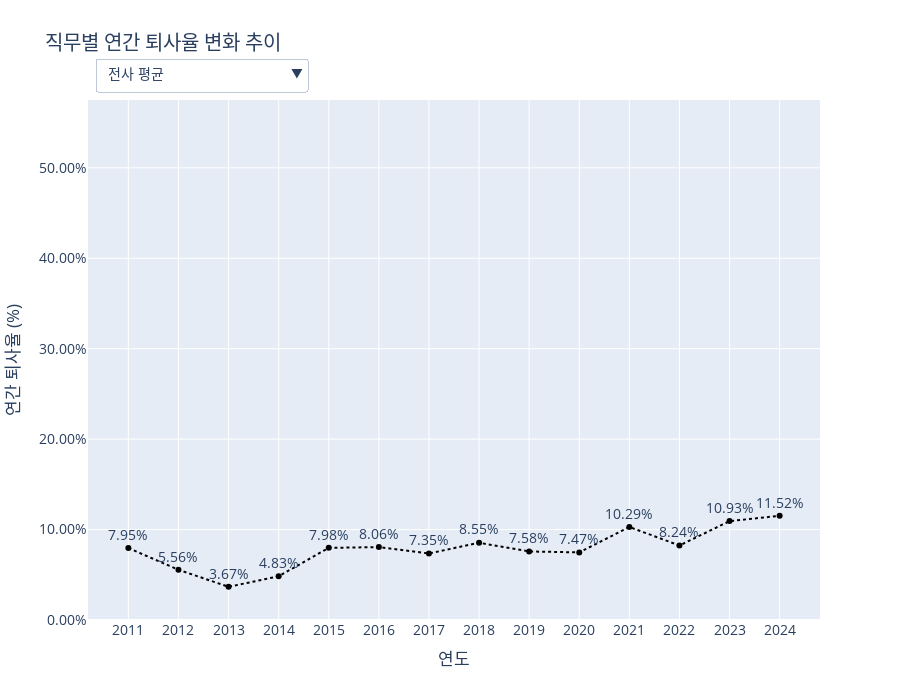

The notebook cell saved with this chart:
### Code cell
import pandas as pd
import numpy as np
import plotly.graph_objects as go
import plotly.io as pio
import plotly.express as px
import datetime

# --- 1. 데이터 임포트 ---
from services.tables.HR_Core.basic_info_table import emp_df
from services.tables.HR_Core.department_info_table import department_info_df
from services.tables.HR_Core.job_info_table import job_info_df
from services.tables.HR_Core.job_table import job_df, job_df_indexed, parent_map_job, job_l1_order, job_l2_order
from services.helpers.utils import get_level1_ancestor, get_level2_ancestor

def create_figure():
    """
    제안 5-2: 직무별 연간 퇴사율 변화 추이 그래프를 생성합니다.
    """
    # --- 2. 데이터 준비 및 가공 ---
    leaver_years = emp_df.dropna(subset=['OUT_DATE'])['OUT_DATE'].dt.year.unique()
    analysis_years = sorted([y for y in leaver_years if y < datetime.datetime.now().year])
    
    turnover_records = []
    overall_turnover_records = []

    job_info_sorted = job_info_df.sort_values('JOB_APP_START_DATE')
    job_name_map = job_df.set_index('JOB_ID')['JOB_NAME'].to_dict()
    
    for year in analysis_years:
        year_start, year_end = pd.to_datetime(f'{year}-01-01'), pd.to_datetime(f'{year}-12-31')
        
        leavers_in_year = emp_df[(emp_df['OUT_DATE'] >= year_start) & (emp_df['OUT_DATE'] <= year_end)]
        active_in_year = emp_df[(emp_df['IN_DATE'] <= year_end) & (emp_df['OUT_DATE'].isnull() | (emp_df['OUT_DATE'] >= year_start))]
        
        if not active_in_year.empty:
            overall_rate = (len(leavers_in_year) / len(active_in_year)) * 100 if len(active_in_year) > 0 else 0
            overall_turnover_records.append({'YEAR': year, 'TURNOVER_RATE': overall_rate})
            
        if leavers_in_year.empty: continue
            
        leavers_job = pd.merge_asof(leavers_in_year[['EMP_ID', 'OUT_DATE']].sort_values('OUT_DATE'), job_info_sorted, left_on='OUT_DATE', right_on='JOB_APP_START_DATE', by='EMP_ID', direction='backward')
        active_job = pd.merge_asof(active_in_year[['EMP_ID', 'IN_DATE']].sort_values('IN_DATE'), job_info_sorted, left_on='IN_DATE', right_on='JOB_APP_START_DATE', by='EMP_ID', direction='backward')

        for df in [leavers_job, active_job]:
            if not df.empty and 'JOB_ID' in df.columns:
                df['JOB_L1_NAME'] = df['JOB_ID'].apply(lambda x: job_name_map.get(get_level1_ancestor(x, job_df_indexed, parent_map_job)))
                df['JOB_L2_NAME'] = df['JOB_ID'].apply(lambda x: job_name_map.get(get_level2_ancestor(x, job_df_indexed, parent_map_job)))
        
        leavers_job = leavers_job.dropna(subset=['JOB_L1_NAME', 'JOB_L2_NAME'])
        active_job = active_job.dropna(subset=['JOB_L1_NAME', 'JOB_L2_NAME'])

        leavers_by_l1 = leavers_job.groupby('JOB_L1_NAME', observed=False).size()
        headcount_by_l1 = active_job.groupby('JOB_L1_NAME', observed=False).size()
        turnover_l1 = (leavers_by_l1 / headcount_by_l1 * 100).fillna(0)
        for group_name, rate in turnover_l1.items():
            turnover_records.append({'YEAR': year, 'GROUP_TYPE': 'JOB_L1_NAME', 'GROUP_NAME': group_name, 'TURNOVER_RATE': rate})
            
        leavers_by_l2 = leavers_job.groupby(['JOB_L1_NAME', 'JOB_L2_NAME'], observed=False).size()
        headcount_by_l2 = active_job.groupby(['JOB_L1_NAME', 'JOB_L2_NAME'], observed=False).size()
        turnover_l2 = (leavers_by_l2 / headcount_by_l2 * 100).fillna(0)
        for (l1_name, l2_name), rate in turnover_l2.items():
            turnover_records.append({'YEAR': year, 'GROUP_TYPE': 'JOB_L2_NAME', 'JOB_L1_NAME': l1_name, 'GROUP_NAME': l2_name, 'TURNOVER_RATE': rate})

    analysis_df = pd.DataFrame(turnover_records)
    overall_turnover_df = pd.DataFrame(overall_turnover_records)

    if analysis_df.empty and overall_turnover_df.empty:
        return go.Figure().update_layout(title_text="분석할 퇴사율 데이터가 없습니다.")

    all_rates = pd.concat([analysis_df['TURNOVER_RATE'], overall_turnover_df['TURNOVER_RATE']])
    y_max = all_rates.max()
    fixed_y_range = [0, y_max * 1.15]

    # --- 3. Plotly 인터랙티브 그래프 생성 ---
    fig = go.Figure()
    colors = px.colors.qualitative.Plotly
    
    fig.add_trace(go.Scatter(x=overall_turnover_df['YEAR'], y=overall_turnover_df['TURNOVER_RATE'], mode='lines+markers+text', name='전사 평균', line=dict(color='black', dash='dot'), text=overall_turnover_df['TURNOVER_RATE'].round(2).astype(str) + '%', textposition='top center', visible=True))
    
    job_l1_df = analysis_df[analysis_df['GROUP_TYPE'] == 'JOB_L1_NAME']
    for i, job_l1_name in enumerate(job_l1_order):
        df_filtered = job_l1_df[job_l1_df['GROUP_NAME'] == job_l1_name].sort_values('YEAR')
        if not df_filtered.empty:
            fig.add_trace(go.Scatter(x=df_filtered['YEAR'], y=df_filtered['TURNOVER_RATE'], mode='lines+markers+text', name=job_l1_name, line=dict(color=colors[i]), text=df_filtered['TURNOVER_RATE'].round(2).astype(str) + '%', textposition='top center', visible=False))
            
    job_l2_df = analysis_df[analysis_df['GROUP_TYPE'] == 'JOB_L2_NAME']
    job_l2_traces_map = {}
    trace_idx_counter = 1 + len(job_l1_order)
    for job_l1_name in job_l1_order:
        jobs_in_l1 = job_l2_df[job_l2_df['JOB_L1_NAME'] == job_l1_name]['GROUP_NAME'].unique()
        job_l2_traces_map[job_l1_name] = []
        sorted_jobs_in_l1 = [j for j in job_l2_order if j in jobs_in_l1]
        for j, job_l2_name in enumerate(sorted_jobs_in_l1):
            df_filtered = job_l2_df[job_l2_df['GROUP_NAME'] == job_l2_name].sort_values('YEAR')
            if not df_filtered.empty:
                fig.add_trace(go.Scatter(x=df_filtered['YEAR'], y=df_filtered['TURNOVER_RATE'], mode='lines+markers+text', name=job_l2_name, visible=False, line=dict(color=colors[j % len(colors)]), text=df_filtered['TURNOVER_RATE'].round(2).astype(str) + '%', textposition='top center'))
                job_l2_traces_map[job_l1_name].append(trace_idx_counter)
                trace_idx_counter += 1

    # --- 4. 드롭다운 메뉴 생성 ---
    buttons = []
    num_l1_traces = len(job_l1_order)
    buttons.append(dict(label='전사 평균', method='update', args=[{'visible': [True] + [False]*(len(fig.data)-1)}]))
    buttons.append(dict(label='전체', method='update', args=[{'visible': [False] + [True]*num_l1_traces + [False]*(len(fig.data)-1-num_l1_traces)}]))
    for job_l1_name in job_l1_order:
        visibility_mask = [False] * len(fig.data)
        for trace_idx in job_l2_traces_map.get(job_l1_name, []):
            visibility_mask[trace_idx] = True
        buttons.append(dict(label=f'{job_l1_name}', method='update', args=[{'visible': visibility_mask}]))

    # --- 5. 레이아웃 업데이트 ---
    fig.update_layout(
        updatemenus=[dict(active=0, buttons=buttons, direction="down", pad={"r": 10, "t": 10}, showactive=True, x=0.01, xanchor="left", y=1.1, yanchor="top")],
        title_text='직무별 연간 퇴사율 변화 추이',
        xaxis_title='연도', yaxis_title='연간 퇴사율 (%)',
        font_size=14, height=700,
        legend_title_text='직무',
        annotations=[dict(text="직무 선택:", showarrow=False, x=0, y=1.08, yref="paper", align="left")],
        xaxis=dict(type='category'),
        yaxis=dict(ticksuffix="%", tickformat='.2f', range=fixed_y_range)
    )
    
    return fig

# 이 파일을 직접 실행할 경우 그래프를 생성하여 보여줍니다.
pio.renderers.default = 'vscode'
fig = create_figure()
fig.show()

### Figure 1 — Plotly figure (JSON) as saved in the notebook; plotly's stock layout.template omitted (floating-point values rounded to 4 significant figures)
{"data": [{"line": {"color": "black", "dash": "dot"}, "mode": "lines+markers+text", "name": "전사 평균", "text": ["7.95%", "5.56%", "3.67%", "4.83%", "7.98%", "8.06%", "7.35%", "8.55%", "7.58%", "7.47%", "10.29%", "8.24%", "10.93%", "11.52%"], "textposition": "top center", "type": "scatter", "visible": true, "x": [2011, 2012, 2013, 2014, 2015, 2016, 2017, 2018, 2019, 2020, 2021, 2022, 2023, 2024], "y": [7.955, 5.556, 3.67, 4.833, 7.975, 8.065, 7.353, 8.545, 7.579, 7.475, 10.29, 8.24, 10.93, 11.52]}, {"line": {"color": "#636EFA"}, "mode": "lines+markers+text", "name": "IT", "text": ["15.38%", "2.86%", "2.22%", "3.45%", "10.13%", "9.64%", "5.56%", "12.5%", "8.82%", "7.69%", "4.46%", "5.98%", "12.71%", "10.57%"], "textposition": "top center", "type": "scatter", "visible": false, "x": [2011, 2012, 2013, 2014, 2015, 2016, 2017, 2018, 2019, 2020, 2021, 2022, 2023, 2024], "y": [15.38, 2.857, 2.222, 3.448, 10.13, 9.639, 5.556, 12.5, 8.824, 7.692, 4.464, 5.983, 12.71, 10.57]}, {"line": {"color": "#EF553B"}, "mode": "lines+markers+text", "name": "Management Support", "text": ["0.0%", "25.0%", "7.14%", "0.0%", "8.0%", "3.7%", "6.25%", "10.81%", "4.88%", "7.5%", "18.18%", "19.57%", "4.65%", "11.11%"], "textposition": "top center", "type": "scatter", "visible": false, "x": [2011, 2012, 2013, 2014, 2015, 2016, 2017, 2018, 2019, 2020, 2021, 2022, 2023, 2024], "y": [0.0, 25.0, 7.143, 0.0, 8.0, 3.704, 6.25, 10.81, 4.878, 7.5, 18.18, 19.57, 4.651, 11.11]}, {"line": {"color": "#00CC96"}, "mode": "lines+markers+text", "name": "Planning", "text": ["9.09%", "2.7%", "1.75%", "4.35%", "3.7%", "6.93%", "7.48%", "8.04%", "7.96%", "8.4%", "7.09%", "6.56%", "10.64%", "12.59%"], "textposition": "top center", "type": "scatter", "visible": false, "x": [2011, 2012, 2013, 2014, 2015, 2016, 2017, 2018, 2019, 2020, 2021, 2022, 2023, 2024], "y": [9.091, 2.703, 1.754, 4.348, 3.704, 6.931, 7.477, 8.036, 7.965, 8.403, 7.087, 6.557, 10.64, 12.59]}, {"line": {"color": "#AB63FA"}, "mode": "lines+markers+text", "name": "Production & Engineering", "text": ["6.67%", "2.94%", "2.27%", "5.56%", "10.29%", "9.09%", "6.33%", "4.6%", "9.71%", "7.27%", "11.21%", "9.48%", "9.84%", "12.1%"], "textposition": "top center", "type": "scatter", "visible": false, "x": [2011, 2012, 2013, 2014, 2015, 2016, 2017, 2018, 2019, 2020, 2021, 2022, 2023, 2024], "y": [6.667, 2.941, 2.273, 5.556, 10.29, 9.091, 6.329, 4.598, 9.709, 7.273, 11.21, 9.483, 9.836, 12.1]}, {"line": {"color": "#FFA15A"}, "mode": "lines+markers+text", "name": "Sales & Marketing", "text": ["0.0%", "6.82%", "6.9%", "7.35%", "8.22%", "8.33%", "10.0%", "7.92%", "5.17%", "6.56%", "15.08%", "6.77%", "12.59%", "10.87%"], "textposition": "top center", "type": "scatter", "visible": false, "x": [2011, 2012, 2013, 2014, 2015, 2016, 2017, 2018, 2019, 2020, 2021, 2022, 2023, 2024], "y": [0.0, 6.818, 6.897, 7.353, 8.219, 8.333, 10.0, 7.921, 5.172, 6.557, 15.08, 6.767, 12.59, 10.87]}, {"line": {"color": "#636EFA"}, "mode": "lines+markers+text", "name": "SW Developer", "text": ["0.0%", "0.0%", "0.0%", "0.0%", "50.0%", "0.0%", "0.0%", "0.0%", "25.0%", "0.0%", "0.0%", "8.33%", "14.29%", "7.69%"], "textposition": "top center", "type": "scatter", "visible": false, "x": [2011, 2012, 2013, 2014, 2015, 2016, 2017, 2018, 2019, 2020, 2021, 2022, 2023, 2024], "y": [0.0, 0.0, 0.0, 0.0, 50.0, 0.0, 0.0, 0.0, 25.0, 0.0, 0.0, 8.333, 14.29, 7.692]}, {"line": {"color": "#EF553B"}, "mode": "lines+markers+text", "name": "Infrastructure", "text": ["0.0%", "25.0%", "16.67%", "0.0%", "22.22%", "14.29%", "0.0%", "20.0%", "10.0%", "18.18%", "0.0%", "8.33%", "0.0%", "25.0%"], "textposition": "top center", "type": "scatter", "visible": false, "x": [2011, 2012, 2013, 2014, 2015, 2016, 2017, 2018, 2019, 2020, 2021, 2022, 2023, 2024], "y": [0.0, 25.0, 16.67, 0.0, 22.22, 14.29, 0.0, 20.0, 10.0, 18.18, 0.0, 8.333, 0.0, 25.0]}, {"line": {"color": "#00CC96"}, "mode": "lines+markers+text", "name": "Data Scientist", "text": ["18.18%", "0.0%", "0.0%", "4.08%", "7.35%", "9.59%", "6.33%", "12.2%", "7.95%", "6.82%", "5.56%", "5.38%", "14.44%", "8.51%"], "textposition": "top center", "type": "scatter", "visible": false, "x": [2011, 2012, 2013, 2014, 2015, 2016, 2017, 2018, 2019, 2020, 2021, 2022, 2023, 2024], "y": [18.18, 0.0, 0.0, 4.082, 7.353, 9.589, 6.329, 12.2, 7.955, 6.818, 5.556, 5.376, 14.44, 8.511]}, {"line": {"color": "#636EFA"}, "mode": "lines+markers+text", "name": "HR", "text": ["0.0%", "33.33%", "16.67%", "0.0%", "0.0%", "0.0%", "20.0%", "10.0%", "8.33%", "9.09%", "8.33%", "14.29%", "6.67%", "7.14%"], "textposition": "top center", "type": "scatter", "visible": false, "x": [2011, 2012, 2013, 2014, 2015, 2016, 2017, 2018, 2019, 2020, 2021, 2022, 2023, 2024], "y": [0.0, 33.33, 16.67, 0.0, 0.0, 0.0, 20.0, 10.0, 8.333, 9.091, 8.333, 14.29, 6.667, 7.143]}, {"line": {"color": "#EF553B"}, "mode": "lines+markers+text", "name": "Finance", "text": ["0.0%", "22.22%", "0.0%", "0.0%", "11.76%", "5.88%", "0.0%", "11.11%", "3.45%", "6.9%", "21.88%", "21.88%", "3.57%", "12.9%"], "textposition": "top center", "type": "scatter", "visible": false, "x": [2011, 2012, 2013, 2014, 2015, 2016, 2017, 2018, 2019, 2020, 2021, 2022, 2023, 2024], "y": [0.0, 22.22, 0.0, 0.0, 11.76, 5.882, 0.0, 11.11, 3.448, 6.897, 21.88, 21.88, 3.571, 12.9]}, {"line": {"color": "#636EFA"}, "mode": "lines+markers+text", "name": "Business Planning", "text": ["9.09%", "2.7%", "1.75%", "4.35%", "3.7%", "6.93%", "7.48%", "8.04%", "7.96%", "8.4%", "7.09%", "6.56%", "10.64%", "12.59%"], "textposition": "top center", "type": "scatter", "visible": false, "x": [2011, 2012, 2013, 2014, 2015, 2016, 2017, 2018, 2019, 2020, 2021, 2022, 2023, 2024], "y": [9.091, 2.703, 1.754, 4.348, 3.704, 6.931, 7.477, 8.036, 7.965, 8.403, 7.087, 6.557, 10.64, 12.59]}, {"line": {"color": "#636EFA"}, "mode": "lines+markers+text", "name": "Production Management", "text": ["0.0%", "0.0%", "7.14%", "11.11%", "8.7%", "3.57%", "6.67%", "3.03%", "10.81%", "0.0%", "18.18%", "9.76%", "4.55%", "14.29%"], "textposition": "top center", "type": "scatter", "visible": false, "x": [2011, 2012, 2013, 2014, 2015, 2016, 2017, 2018, 2019, 2020, 2021, 2022, 2023, 2024], "y": [0.0, 0.0, 7.143, 11.11, 8.696, 3.571, 6.667, 3.03, 10.81, 0.0, 18.18, 9.756, 4.545, 14.29]}, {"line": {"color": "#EF553B"}, "mode": "lines+markers+text", "name": "Engineering", "text": ["9.09%", "4.0%", "0.0%", "2.78%", "11.11%", "12.24%", "6.12%", "5.56%", "9.09%", "11.27%", "6.94%", "9.33%", "12.82%", "10.67%"], "textposition": "top center", "type": "scatter", "visible": false, "x": [2011, 2012, 2013, 2014, 2015, 2016, 2017, 2018, 2019, 2020, 2021, 2022, 2023, 2024], "y": [9.091, 4.0, 0.0, 2.778, 11.11, 12.24, 6.122, 5.556, 9.091, 11.27, 6.944, 9.333, 12.82, 10.67]}, {"line": {"color": "#636EFA"}, "mode": "lines+markers+text", "name": "Marketing", "text": ["0.0%", "28.57%", "0.0%", "8.33%", "16.67%", "16.67%", "18.75%", "0.0%", "25.0%", "5.56%", "21.05%", "13.64%", "11.11%", "19.23%"], "textposition": "top center", "type": "scatter", "visible": false, "x": [2011, 2012, 2013, 2014, 2015, 2016, 2017, 2018, 2019, 2020, 2021, 2022, 2023, 2024], "y": [0.0, 28.57, 0.0, 8.333, 16.67, 16.67, 18.75, 0.0, 25.0, 5.556, 21.05, 13.64, 11.11, 19.23]}, {"line": {"color": "#EF553B"}, "mode": "lines+markers+text", "name": "Sales", "text": ["0.0%", "2.7%", "8.16%", "7.14%", "6.56%", "6.94%", "8.33%", "9.3%", "1.04%", "6.73%", "14.02%", "5.41%", "12.93%", "8.93%"], "textposition": "top center", "type": "scatter", "visible": false, "x": [2011, 2012, 2013, 2014, 2015, 2016, 2017, 2018, 2019, 2020, 2021, 2022, 2023, 2024], "y": [0.0, 2.703, 8.163, 7.143, 6.557, 6.944, 8.333, 9.302, 1.042, 6.731, 14.02, 5.405, 12.93, 8.929]}], "layout": {"annotations": [{"align": "left", "showarrow": false, "text": "직무 선택:", "x": 0, "y": 1.08, "yref": "paper"}], "font": {"size": 14}, "height": 700, "legend": {"title": {"text": "직무"}}, "title": {"text": "직무별 연간 퇴사율 변화 추이"}, "updatemenus": [{"active": 0, "buttons": [{"args": [{"visible": [true, false, false, false, false, false, false, false, false, false, false, false, false, false, false, false]}], "label": "전사 평균", "method": "update"}, {"args": [{"visible": [false, true, true, true, true, true, false, false, false, false, false, false, false, false, false, false]}], "label": "전체", "method": "update"}, {"args": [{"visible": [false, false, false, false, false, false, true, true, true, false, false, false, false, false, false, false]}], "label": "IT", "method": "update"}, {"args": [{"visible": [false, false, false, false, false, false, false, false, false, true, true, false, false, false, false, false]}], "label": "Management Support", "method": "update"}, {"args": [{"visible": [false, false, false, false, false, false, false, false, false, false, false, true, false, false, false, false]}], "label": "Planning", "method": "update"}, {"args": [{"visible": [false, false, false, false, false, false, false, false, false, false, false, false, true, true, false, false]}], "label": "Production & Engineering", "method": "update"}, {"args": [{"visible": [false, false, false, false, false, false, false, false, false, false, false, false, false, false, true, true]}], "label": "Sales & Marketing", "method": "update"}], "direction": "down", "pad": {"r": 10, "t": 10}, "showactive": true, "x": 0.01, "xanchor": "left", "y": 1.1, "yanchor": "top"}], "xaxis": {"title": {"text": "연도"}, "type": "category"}, "yaxis": {"range": [0, 57.5], "tickformat": ".2f", "ticksuffix": "%", "title": {"text": "연간 퇴사율 (%)"}}}}
